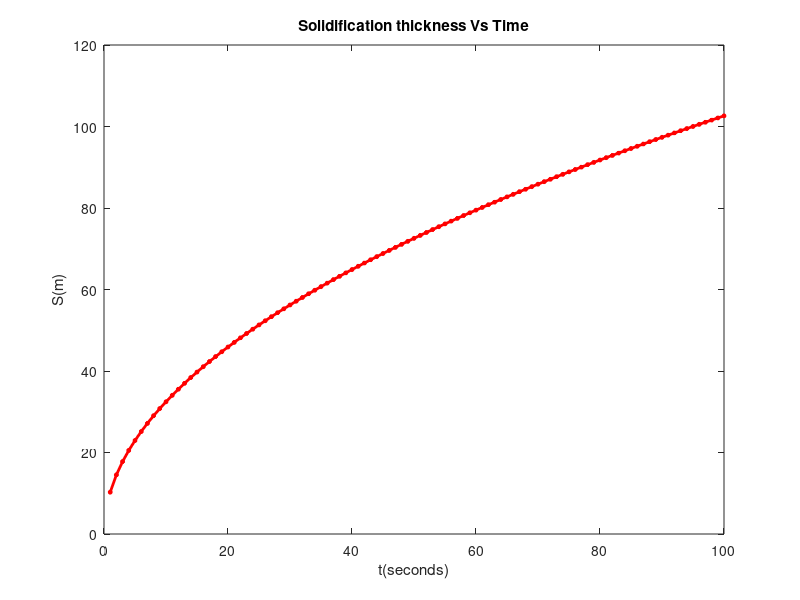
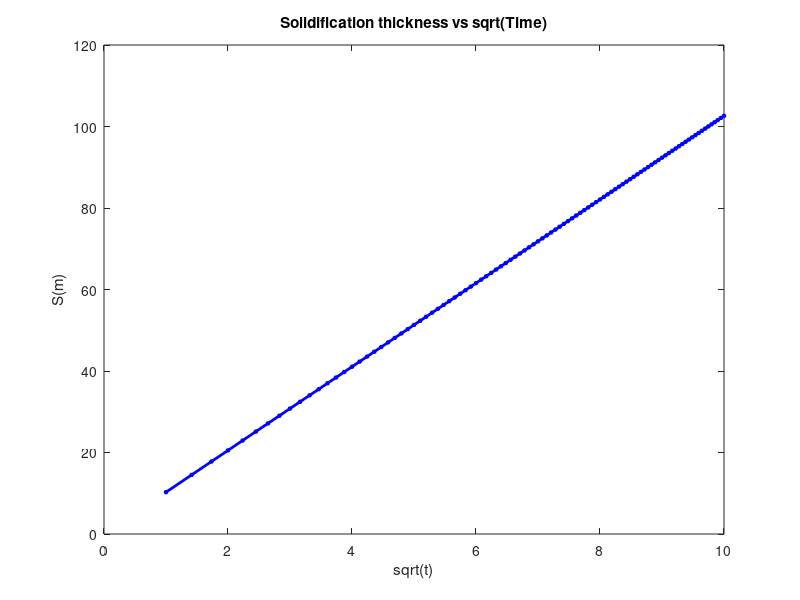
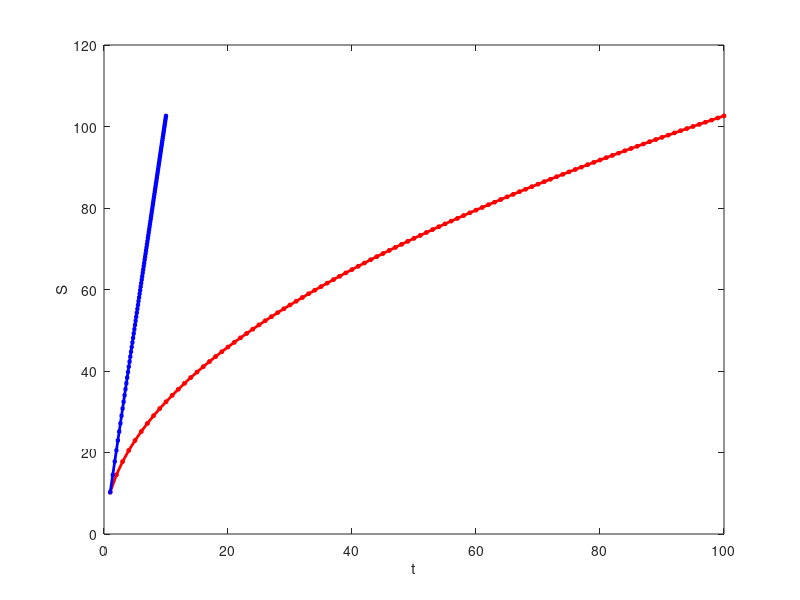

Source code (MATLAB) for these figures, in order:
Tm = 1000;   %melting point of mold (K)
T0 = 300;    %Ambient Temperature (K)
Ps = 2700;   %density of metal(Aluminium) (Kg/m^3)
H = 398;     %heat of fusion(Aluminium)  ( Kj/Kg)

Pm = 7600;   %density of mold(mild steel) (Kg/m^3)
Km = 50.2;   %Thermal Conductivity(mild steel) W/(m.K)
Cm = 510.78; %Specific Heat(J/(Kg.K))

t = 1 : 100;
s = (2/sqrt(pi))*((Tm-T0)/(Ps*H))*sqrt(Km*Pm*Cm)*sqrt(t);
figure(1)
plot(t,s,'-r*','Linewidth',2,'Markersize',3);
xlabel('t(seconds)');ylabel('S(m)'),title('Solidification thickness Vs Time');
figure(2)
plot(sqrt(t),s,'-b+','Linewidth',2,'Markersize',3);
xlabel('sqrt(t)');ylabel('S(m)'),title('Solidification thickness vs sqrt(Time)');
figure(3)
plot(t,s,'-r*','Linewidth',2,'Markersize',3);
xlabel('t');
ylabel('S');
hold on
plot(sqrt(t),s,'-b+','Linewidth',2,'Markersize',3);

